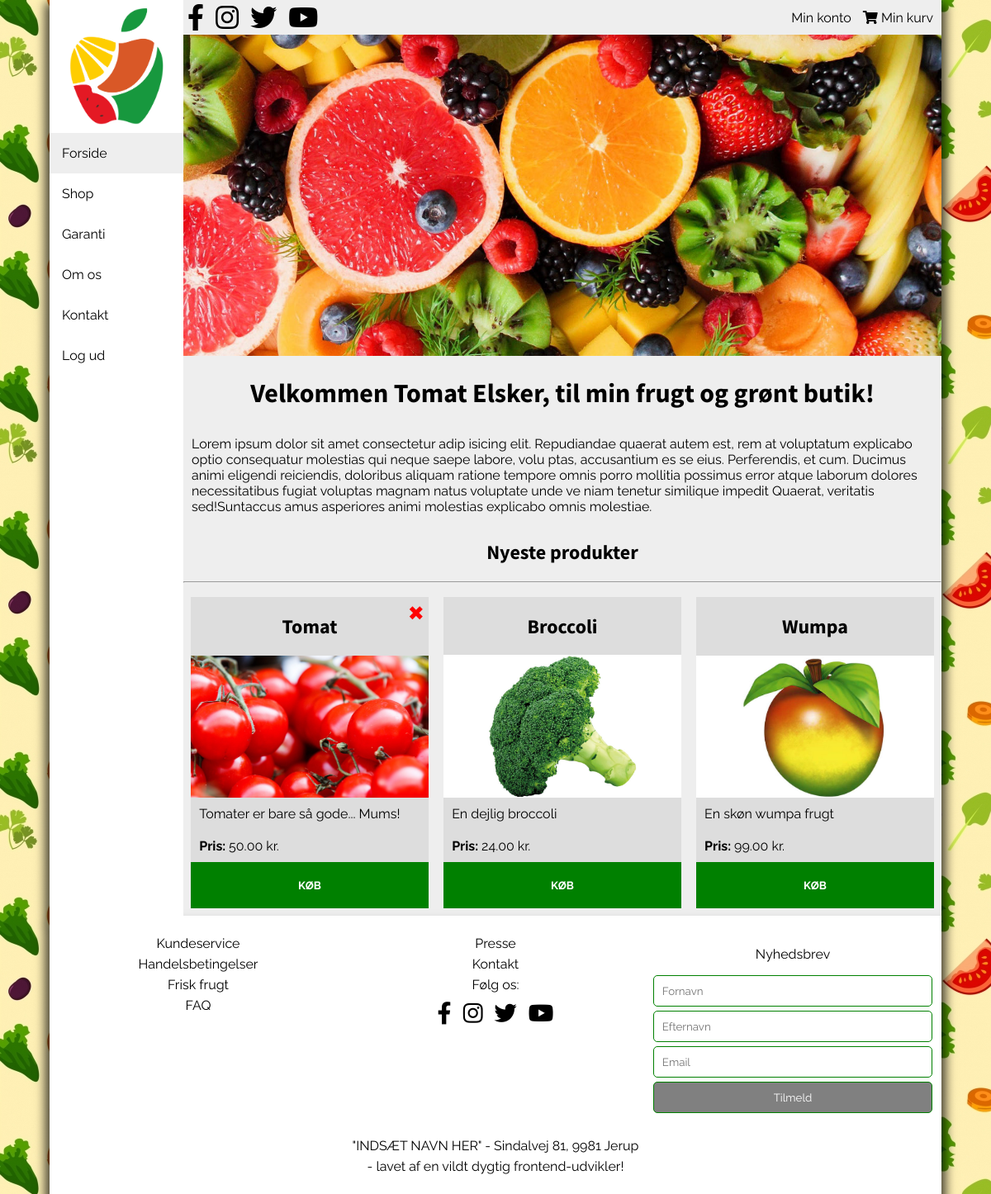
The app's page /index.php (signed in) with its own data.
### tables this page shows
CREATE TABLE `products` (
  `productId` int(5) NOT NULL,
  `title` varchar(50) NOT NULL,
  `text` varchar(100) NOT NULL,
  `category` varchar(30) NOT NULL,
  `authorId` int(5) NOT NULL,
  `imgUrl` varchar(50) NOT NULL,
  `imgAlt` varchar(50) NOT NULL,
  `price` double(10,2) NOT NULL,
  `date` int(10) NOT NULL
);

### assets/getLatestArticles.php (the view, shortened to what this page needs)
<?php
require_once "connect.php";
$statement = $dbh->prepare("SELECT * FROM products JOIN users ON products.authorId = users.userId ORDER BY date DESC LIMIT 3");
$statement->execute();
while ($row = $statement->fetch(PDO::FETCH_ASSOC)) { ?>
    <article>
        <h2><?php echo $row['title'] ?></h2>
        <img src="img/<?php echo $row['imgUrl'] ?>" alt="<?php echo $row['imgAlt'] ?>" onerror="this.src='img/placeholder.jpg'">
        <p><?php echo $row['text'] ?></p>
        <p><span>Pris: </span><?php echo $row['price'] ?> kr.</p>
        <?php
        if (isset($_SESSION['accessLevel'])) {
            if ($_SESSION['accessLevel'] == 1 || ($_SESSION['accessLevel'] == 2 && $row['userId'] == $_SESSION['id'])) {
                echo "<a class='delete' title='DELETE' href='assets/deleteArticle.php?id=" . $row['productId'] . "'>&#10006</a>";
            }
        }
        ?>
        <button>KØB</button>
    </article>
    <?php
}
?>

### css/style.css (style rules this page uses)
body { margin: 0; background-image: url(../img/background.png); background-attachment: fixed; }
* { font-family: "Raleway", sans-serif; }
h1, h2, h3, h4, h5, h6 { font-family: "Source Sans Pro", sans-serif; }
.container p { text-align: left; padding: 10px; }
main .products article { width: 31.33%; margin: 1%; background: #ddd; display: -webkit-box; display: -ms-flexbox; display: flex; -webkit-box-orient: vertical; -webkit-box-direction: normal; -ms-flex-direction: column; flex-direction: column; -webkit-box-pack: justify; -ms-flex-pack: justify; justify-content: space-between; position: relative; }
main .products article span { font-weight: bold; }
main .products article p { margin: 0; }
main .products article img { width: 100%; }
main .products article .delete { position: absolute; top: 0; right: 0; color: red; font-size: 1.5rem; text-decoration: none; padding: 5px; }
main .products article button { border: none; padding: 20px; width: 100%; background-color: green; color: white; font-weight: bold; -webkit-transition: 0.3s; transition: 0.3s; }

### records on screen
products: title "Tomat", imgUrl (picture), text "Tomater er bare så gode... Mums!", price "50.00"
products: title "Broccoli", imgUrl (picture), text "En dejlig broccoli", price "24.00"
products: title "Wumpa", imgUrl (picture), text "En skøn wumpa frugt", price "99.00"

### other values on screen
$_SESSION['username'] "Tomat Elsker"
